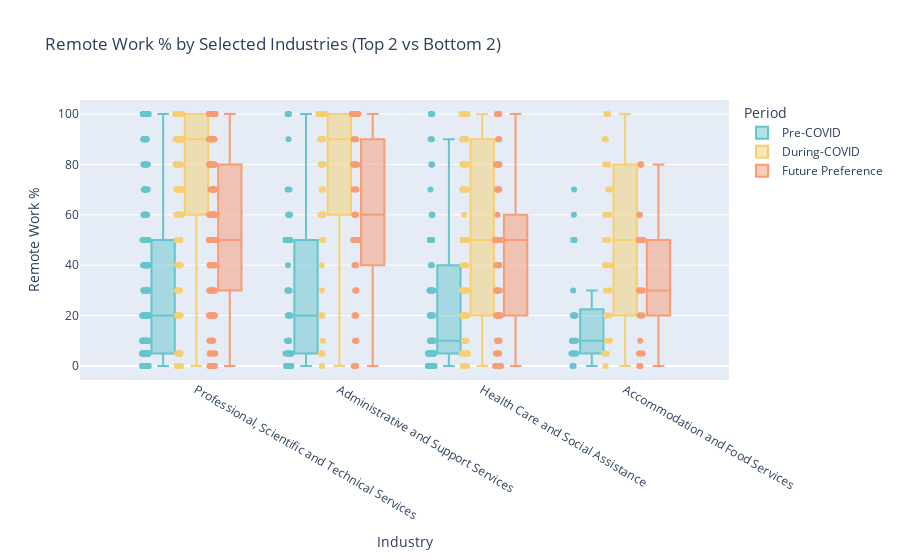

The cell this chart's notebook holds for it:
### Code cell
# 1. Compute top & bottom 2 industries
industry_summary = (
    viz_long
    .groupby("industry", as_index=False)["remote_pct"]
    .mean()
    .sort_values("remote_pct")
)

selected_industries = pd.concat([
    industry_summary.head(2)["industry"],
    industry_summary.tail(2)["industry"]
])

# 2. Filter dataset
viz_industry_filtered = viz_long[
    viz_long["industry"].isin(selected_industries)
]

# 3. Plot
import plotly.express as px

fig_industry = px.box(
    viz_industry_filtered,
    x="industry",
    y="remote_pct",
    color="period",
    points="all",
    title="Remote Work % by Selected Industries (Top 2 vs Bottom 2)",
    labels={
        "industry": "Industry",
        "remote_pct": "Remote Work %",
        "period": "Period"
    },
    color_discrete_sequence=px.colors.qualitative.Pastel
)

fig_industry.show()

### Figure 1 — Plotly figure (JSON) as saved in the notebook; plotly's stock layout.template omitted (floating-point values rounded to 4 significant figures; data arrays with more than 128 entries replaced by an {"elided": "..."} marker saying what was removed)
{"data": [{"alignmentgroup": "True", "boxpoints": "all", "hovertemplate": "Period=Pre-COVID<br>Industry=%{x}<br>Remote Work %=%{y}<extra></extra>", "legendgroup": "Pre-COVID", "marker": {"color": "rgb(102, 197, 204)"}, "name": "Pre-COVID", "notched": false, "offsetgroup": "Pre-COVID", "orientation": "v", "showlegend": true, "type": "box", "x": {"elided": "435 str values"}, "x0": " ", "xaxis": "x", "y": {"elided": "435 float values"}, "y0": " ", "yaxis": "y"}, {"alignmentgroup": "True", "boxpoints": "all", "hovertemplate": "Period=During-COVID<br>Industry=%{x}<br>Remote Work %=%{y}<extra></extra>", "legendgroup": "During-COVID", "marker": {"color": "rgb(246, 207, 113)"}, "name": "During-COVID", "notched": false, "offsetgroup": "During-COVID", "orientation": "v", "showlegend": true, "type": "box", "x": {"elided": "435 str values"}, "x0": " ", "xaxis": "x", "y": {"elided": "435 float values"}, "y0": " ", "yaxis": "y"}, {"alignmentgroup": "True", "boxpoints": "all", "hovertemplate": "Period=Future Preference<br>Industry=%{x}<br>Remote Work %=%{y}<extra></extra>", "legendgroup": "Future Preference", "marker": {"color": "rgb(248, 156, 116)"}, "name": "Future Preference", "notched": false, "offsetgroup": "Future Preference", "orientation": "v", "showlegend": true, "type": "box", "x": {"elided": "435 str values"}, "x0": " ", "xaxis": "x", "y": {"elided": "435 float values"}, "y0": " ", "yaxis": "y"}], "layout": {"boxmode": "group", "legend": {"title": {"text": "Period"}, "tracegroupgap": 0}, "title": {"text": "Remote Work % by Selected Industries (Top 2 vs Bottom 2)"}, "xaxis": {"anchor": "y", "domain": [0, 1], "title": {"text": "Industry"}}, "yaxis": {"anchor": "x", "domain": [0, 1], "title": {"text": "Remote Work %"}}}}
